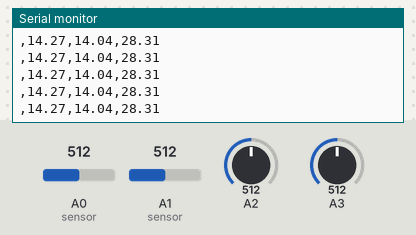
Bench run of a sketch on a simulated Arduino Uno, built with avr-gcc and run on an emulated ATmega328P. Parts: the last lines printed to the serial monitor. Inputs (shaded band) come from the test bench; at power-on: A0 (sensor) = 512, A1 (sensor) = 512, A2 = 512, A3 = 512.

Above: at 1.2 s.
1.3 s: A0 (sensor) set to 495
At 2.2 s:
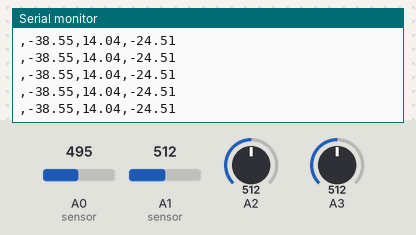
2.8 s: A1 (sensor) set to 540
At 3.6 s:
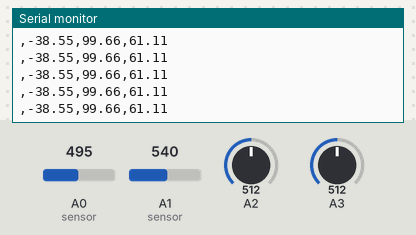
5.8 s: A1 (sensor) set to 570
At 6.5 s:
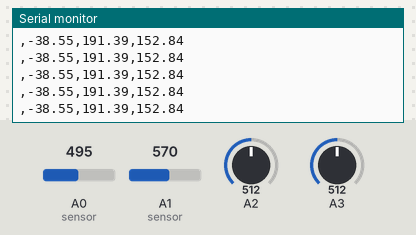
7.3 s: A2 set to 143
At 8.0 s:
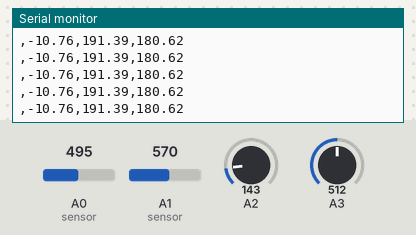
8.8 s: A2 set to 125
At 9.5 s:
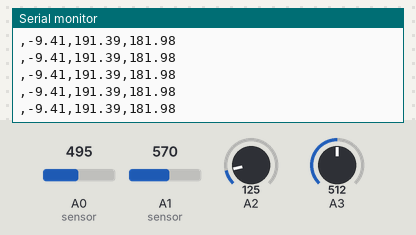
Timing chart, 0 to 11.8 s (numbered marks = the images above; inputs shaded):
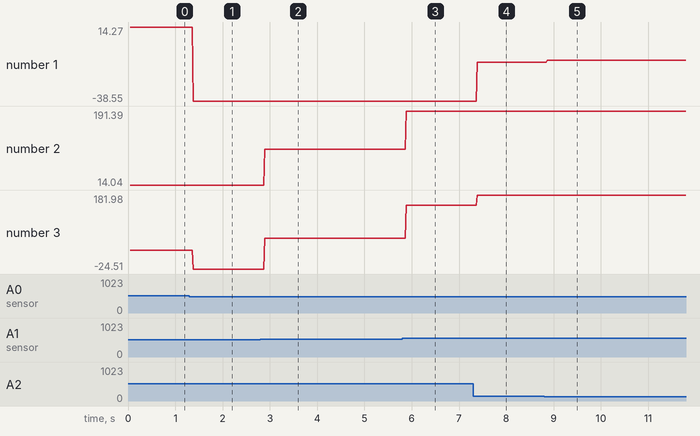

The sketch:

prototype_2_power_code.ino
```cpp
const float VCC   = 5.0;        // supply voltage is from 4.5 to 5.5V. Normally 5V.
const int model = 1;            // enter the model number (see below)
float cutOffLimit = 0.1;        // set the current which below that value, doesn't matter. Or set 0.5
int offset1 = 0;              // set the correction offset value
int offset2 = 0;              // set the correction offset value
/*
          "ACS712ELCTR-05B-T",// for model use 0
          "ACS712ELCTR-20A-T",// for model use 1
          "ACS712ELCTR-30A-T"// for model use 2
sensitivity array is holding the sensitivy of the  ACS712
current sensors.
*/
float sensitivity[] ={
          0.185,// for ACS712ELCTR-05B-T
          0.100,// for ACS712ELCTR-20A-T
          0.066// for ACS712ELCTR-30A-T
         };

const float QOV =   0.5 * VCC;// set quiescent Output voltage of 0.5V
float voltage1;               // internal variable for voltage
float voltage2;               // internal variable for voltage
float power1;
float power2;
float power3;

void setup() {
    Serial.begin(9600);       // initialize serial monitor
    Serial.println("Time *T, Power1 *P1, Power2 *P2, Power3 *P3");
}

void loop() {

  float voltage_raw1 =   (5.0 / 1023.0)* analogRead(A0);    // Read the voltage from sensor
  voltage1 =  voltage_raw1 - QOV + 0.020 ;                  // 0.000 is a value to make voltage zero when there is no current
  float current1 = voltage1 / sensitivity[model];

  float voltage_raw2 =   (5.0 / 1023.0)* analogRead(A1);    // Read the voltage from sensor
  voltage2 =  voltage_raw2 - QOV + 0.020 ;                  // 0.000 is a value to make voltage zero when there is no current
  float current2 = voltage2 / sensitivity[model];

  int volt1 = analogRead(A2);// read the input
  double voltage1 = map(volt1,0,1023, 0, 12700) + offset1;   // map 0-1023 to 0-2500 and add correction offset
  voltage1 /=100;                                           // divide by 100 to get the decimal values

  int volt2 = analogRead(A3);// read the input
  double voltage2 = map(volt2,0,1023, 0, 12500) + offset2;   // map 0-1023 to 0-2500 and add correction offset
  voltage2 /=100;                                           // divide by 100 to get the decimal values
  power1 = voltage1*current1;
  power2 = voltage2*current2;
  power3 = power1+power2;

//  Serial.print("Current 1 = ");
//  Serial.print(current1,2);
//  Serial.print(" ");
//  Serial.print("Current 2 = ");
//  Serial.print(current2,2);
//  Serial.print(" ");
//  Serial.print("Voltage 1 = ");
//  Serial.print(voltage1,2);
//  Serial.print(" ");
//  Serial.print("Voltage 2 = ");
//  Serial.println(voltage2,2);
  Serial.print(",");
  //Serial.print("Power 1 = ");
  Serial.print(power1,2);
  Serial.print(",");
  //Serial.print("Power 2 = ");
  Serial.print(power2,2);
  Serial.print(",");
  //Serial.print("Power 3 = ");
  Serial.println(power3,2);
  delay(1);
  ;
}
```

Measured:
- after the input at 1.3 s, the serial monitor: prints a new line after 0.08 s (image 1)
- after the input at 2.8 s, the serial monitor: prints a new line after 0.09 s (image 2)
- after the input at 5.8 s, the serial monitor: prints a new line after 0.08 s (image 3)
- after the input at 7.3 s, the serial monitor: prints a new line after 0.09 s (image 4)
- after the input at 8.8 s, the serial monitor: prints a new line after 0.07 s (image 5)
- plotted number 1: 14.27 → -38.55 after the input at 1.3 s, -38.55 → -10.76 after the input at 7.3 s, -10.76 → -9.41 after the input at 8.8 s
- plotted number 2: 14.04 → 99.66 after the input at 2.8 s, 99.66 → 191.39 after the input at 5.8 s
- plotted number 3: 28.31 → -24.51 after the input at 1.3 s, -24.51 → 61.11 after the input at 2.8 s, 61.11 → 152.84 after the input at 5.8 s, 152.84 → 180.62 after the input at 7.3 s, 180.62 → 181 after the input at 8.8 s
